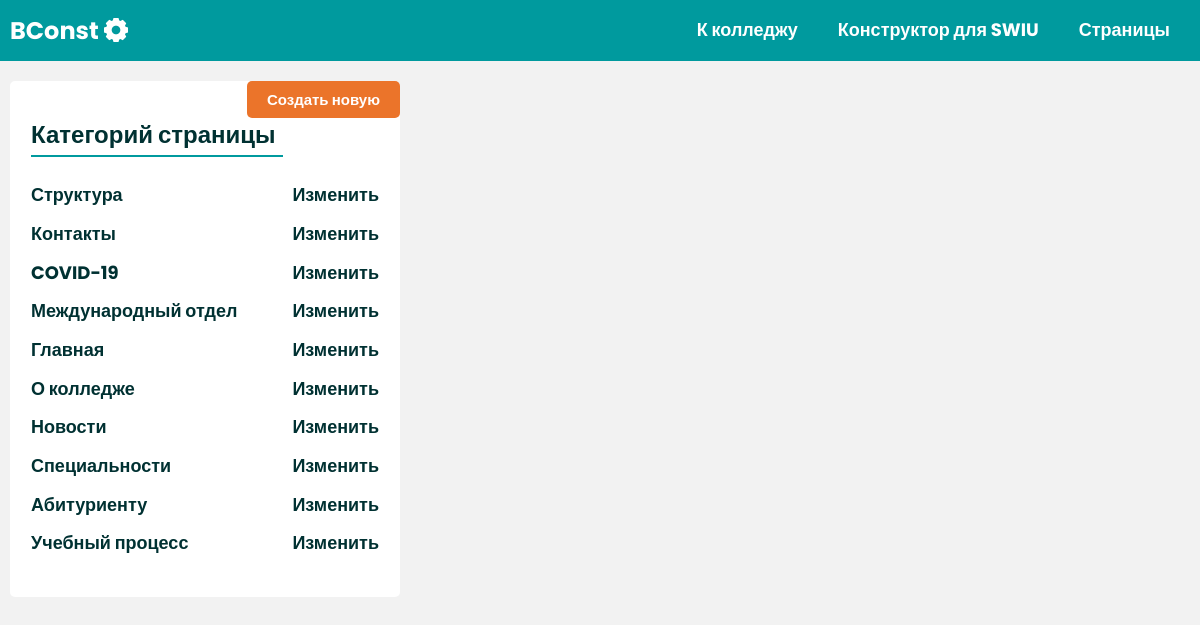
Before: /page-const/c-list/ (signed in) with the older database file.
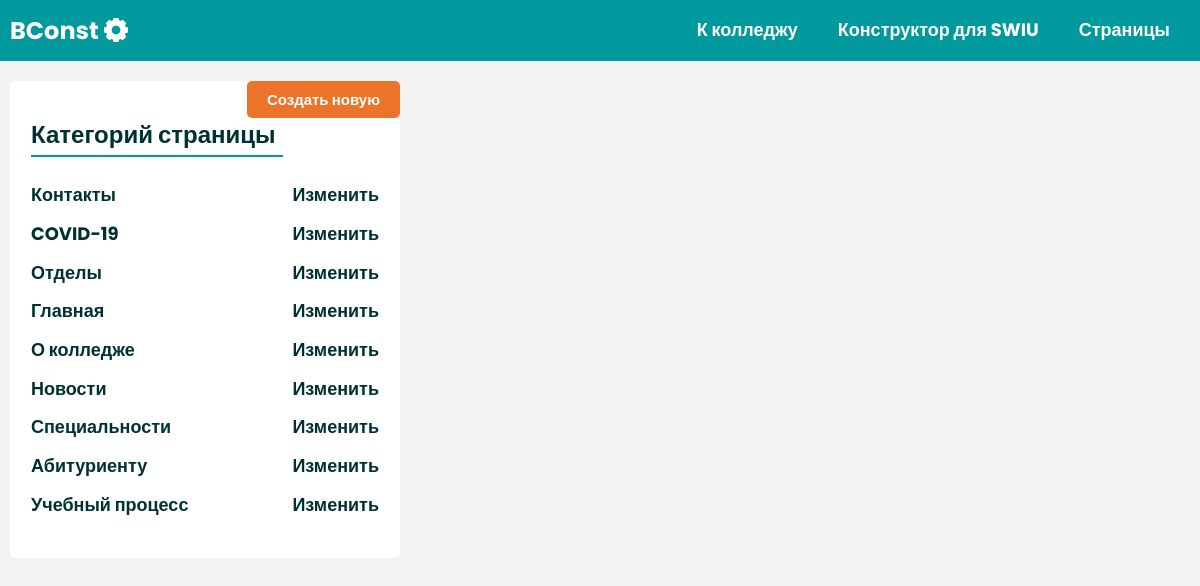
After: the same page with the newer database file.
### page/models.py (models this page shows, shortened)
class PageCategory(models.Model):
    name = models.CharField('НАзвани катоегрий',max_length=255)
    linkto = models.CharField('Ссылка на чего либо',default=0,max_length=255,blank=True,null=True)
    order = models.IntegerField('Филтрация',default=0)
    class Meta:
        verbose_name = "Категория Страницы"
        verbose_name_plural = "Категорий Страницы"

### page/views.py (the view)
# urls.py: path('c-list/',PageCategoryListView.as_view(),name="PageCategoryListView"),
class PageCategoryListView(PermissionRequiredMixin, ListView):
    redirect_field_name = '/'
    model = PageCategory
    template_name = 'page/category_page_list.html'
    permission_required = ('page.add_pagecategory')
    def get_context_data(self, *, object_list=None, **kwargs):
        context = super().get_context_data(**kwargs)
        context['categories'] = PageCategory.objects.all().order_by('order')
        return context

### sapp/context_proccers.py (called while the page is built)
def page_category(request):
    pageCats = PageCategory.objects.all().order_by('order')
    return {
        'pageCats':pageCats
    }

### page/templates/page/category_page_list.html (shortened to what this page needs)
{% extends 'layouts/apppage.html' %}
{% load static %}
{% block content %}
    <section class="main">
        <div class="container">
            <div class="main-grid">
                <div class="sidebar">
                    <h2 class="lined-title">Категорий страницы <span class="btn-create"><a href="{% url 'PageCategoryCreateView' %}">Создать новую</a></span></h2>
                    <ul class="sidebar__nav" id="sidebarNav">
                        {% for category in categories %}
                        {% url 'pageListView' category.id as urltolist %}
                        <li class="sidebar__nav-item" data-pk="{{category.id}}"><a class="sidebar__nav-link {% if request.path == urltolist %}active {% endif %}" href="{{urltolist}}">{{category.name}}</a> <a class="sidebar__nav-link" href="{% url 'PageCategoryUpdateView' category.id %}"> Изменить </a></li>
                        {% endfor %}
                    </ul>
                </div>
            </div>
        </div>
    </section>
{% endblock %}

Changed rows visible on the page:
removed PageCategory: name "Структура"
changed PageCategory: name "Международный отдел" → "Отделы"
